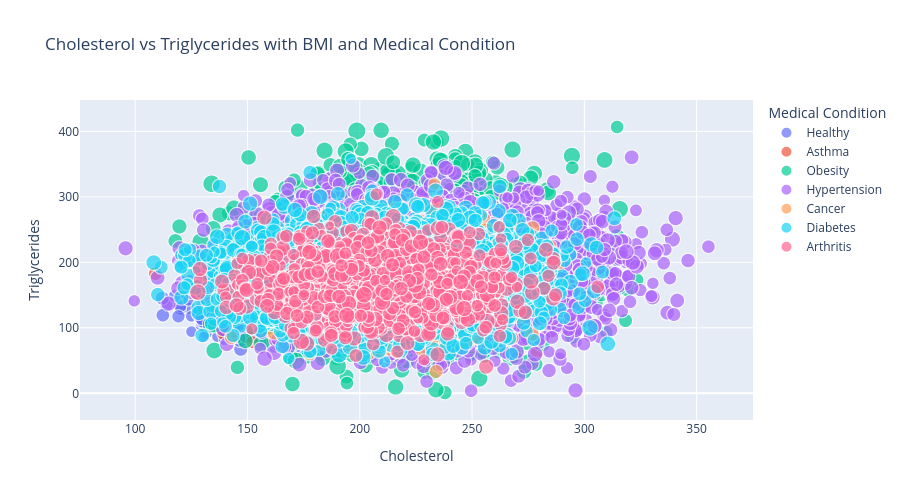

Here is the notebook cell this chart was saved with:
### Markdown cell above
__Cholesterol vs Triglycerides with BMI and Medical Condition(Bubble Plot) :__

### Code cell
fig = px.scatter(df, x='Cholesterol', y='Triglycerides',   # Plotly Express-->px
    size='BMI',
    color='Medical Condition',
    hover_data=['Age', 'Gender', 'HbA1c'],
    title='Cholesterol vs Triglycerides with BMI and Medical Condition'

)

fig.update_layout(
    width=900,
    height=500
)
fig.show()

### Figure 1 — Plotly figure (JSON) as saved in the notebook; plotly's stock layout.template omitted (floating-point values rounded to 4 significant figures; data arrays with more than 128 entries replaced by an {"elided": "..."} marker saying what was removed)
{"data": [{"customdata": {"elided": "3030x3 mixed values"}, "hovertemplate": "Medical Condition=Healthy<br>Cholesterol=%{x}<br>Triglycerides=%{y}<br>BMI=%{marker.size}<br>Age=%{customdata[0]}<br>Gender=%{customdata[1]}<br>HbA1c=%{customdata[2]}<extra></extra>", "legendgroup": "Healthy", "marker": {"color": "#636efa", "size": {"elided": "3030 float values"}, "sizemode": "area", "sizeref": 0.1421, "symbol": "circle"}, "mode": "markers", "name": "Healthy", "showlegend": true, "type": "scattergl", "x": {"elided": "3030 float values"}, "xaxis": "x", "y": {"elided": "3030 float values"}, "yaxis": "y"}, {"customdata": {"elided": "2032x3 mixed values"}, "hovertemplate": "Medical Condition=Asthma<br>Cholesterol=%{x}<br>Triglycerides=%{y}<br>BMI=%{marker.size}<br>Age=%{customdata[0]}<br>Gender=%{customdata[1]}<br>HbA1c=%{customdata[2]}<extra></extra>", "legendgroup": "Asthma", "marker": {"color": "#EF553B", "size": {"elided": "2032 float values"}, "sizemode": "area", "sizeref": 0.1421, "symbol": "circle"}, "mode": "markers", "name": "Asthma", "showlegend": true, "type": "scattergl", "x": {"elided": "2032 float values"}, "xaxis": "x", "y": {"elided": "2032 float values"}, "yaxis": "y"}, {"customdata": {"elided": "3737x3 mixed values"}, "hovertemplate": "Medical Condition=Obesity<br>Cholesterol=%{x}<br>Triglycerides=%{y}<br>BMI=%{marker.size}<br>Age=%{customdata[0]}<br>Gender=%{customdata[1]}<br>HbA1c=%{customdata[2]}<extra></extra>", "legendgroup": "Obesity", "marker": {"color": "#00cc96", "size": {"elided": "3737 float values"}, "sizemode": "area", "sizeref": 0.1421, "symbol": "circle"}, "mode": "markers", "name": "Obesity", "showlegend": true, "type": "scattergl", "x": {"elided": "3737 float values"}, "xaxis": "x", "y": {"elided": "3737 float values"}, "yaxis": "y"}, {"customdata": {"elided": "7066x3 mixed values"}, "hovertemplate": "Medical Condition=Hypertension<br>Cholesterol=%{x}<br>Triglycerides=%{y}<br>BMI=%{marker.size}<br>Age=%{customdata[0]}<br>Gender=%{customdata[1]}<br>HbA1c=%{customdata[2]}<extra></extra>", "legendgroup": "Hypertension", "marker": {"color": "#ab63fa", "size": {"elided": "7066 float values"}, "sizemode": "area", "sizeref": 0.1421, "symbol": "circle"}, "mode": "markers", "name": "Hypertension", "showlegend": true, "type": "scattergl", "x": {"elided": "7066 float values"}, "xaxis": "x", "y": {"elided": "7066 float values"}, "yaxis": "y"}, {"customdata": {"elided": "1225x3 mixed values"}, "hovertemplate": "Medical Condition=Cancer<br>Cholesterol=%{x}<br>Triglycerides=%{y}<br>BMI=%{marker.size}<br>Age=%{customdata[0]}<br>Gender=%{customdata[1]}<br>HbA1c=%{customdata[2]}<extra></extra>", "legendgroup": "Cancer", "marker": {"color": "#FFA15A", "size": {"elided": "1225 float values"}, "sizemode": "area", "sizeref": 0.1421, "symbol": "circle"}, "mode": "markers", "name": "Cancer", "showlegend": true, "type": "scattergl", "x": {"elided": "1225 float values"}, "xaxis": "x", "y": {"elided": "1225 float values"}, "yaxis": "y"}, {"customdata": {"elided": "6216x3 mixed values"}, "hovertemplate": "Medical Condition=Diabetes<br>Cholesterol=%{x}<br>Triglycerides=%{y}<br>BMI=%{marker.size}<br>Age=%{customdata[0]}<br>Gender=%{customdata[1]}<br>HbA1c=%{customdata[2]}<extra></extra>", "legendgroup": "Diabetes", "marker": {"color": "#19d3f3", "size": {"elided": "6216 float values"}, "sizemode": "area", "sizeref": 0.1421, "symbol": "circle"}, "mode": "markers", "name": "Diabetes", "showlegend": true, "type": "scattergl", "x": {"elided": "6216 float values"}, "xaxis": "x", "y": {"elided": "6216 float values"}, "yaxis": "y"}, {"customdata": {"elided": "1782x3 mixed values"}, "hovertemplate": "Medical Condition=Arthritis<br>Cholesterol=%{x}<br>Triglycerides=%{y}<br>BMI=%{marker.size}<br>Age=%{customdata[0]}<br>Gender=%{customdata[1]}<br>HbA1c=%{customdata[2]}<extra></extra>", "legendgroup": "Arthritis", "marker": {"color": "#FF6692", "size": {"elided": "1782 float values"}, "sizemode": "area", "sizeref": 0.1421, "symbol": "circle"}, "mode": "markers", "name": "Arthritis", "showlegend": true, "type": "scattergl", "x": {"elided": "1782 float values"}, "xaxis": "x", "y": {"elided": "1782 float values"}, "yaxis": "y"}], "layout": {"height": 500, "legend": {"itemsizing": "constant", "title": {"text": "Medical Condition"}, "tracegroupgap": 0}, "title": {"text": "Cholesterol vs Triglycerides with BMI and Medical Condition"}, "width": 900, "xaxis": {"anchor": "y", "domain": [0, 1], "title": {"text": "Cholesterol"}}, "yaxis": {"anchor": "x", "domain": [0, 1], "title": {"text": "Triglycerides"}}}}
